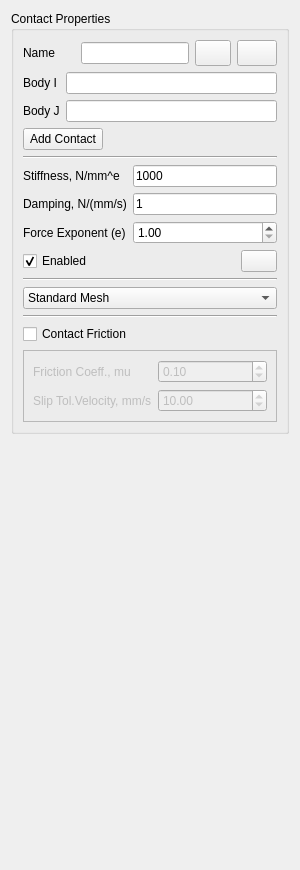
       <widget class="QWidget" name="pageContact">
        <layout class="QVBoxLayout" name="verticalLayout_29">
         <item>
          <widget class="QGroupBox" name="grbContacts">
           <property name="title">
            <string>Contact Properties</string>
           </property>
           <layout class="QVBoxLayout" name="verticalLayout_28">
            <item>
             <layout class="QGridLayout" name="gridLayout_40">
              <item row="0" column="0">
               <widget class="QLabel" name="label_60">
                <property name="text">
                 <string>Name      </string>
                </property>
               </widget>
              </item>
              <item row="0" column="1">
               <widget class="QLineEdit" name="Edit_ContactName">
                <property name="readOnly">
                 <bool>true</bool>
                </property>
               </widget>
              </item>
              <item row="0" column="2">
               <widget class="QPushButton" name="btnRenameContact">
                <property name="maximumSize">
                 <size>
                  <width>36</width>
                  <height>26</height>
                 </size>
                </property>
                <property name="toolTip">
                 <string>Rename Contact</string>
                </property>
                <property name="text">
                 <string/>
                </property>
                <property name="icon">
                 <iconset theme="QIcon::ThemeIcon::DocumentProperties"/>
                </property>
               </widget>
              </item>
              <item row="0" column="3">
               <widget class="QPushButton" name="btnDelContact">
                <property name="minimumSize">
                 <size>
                  <width>36</width>
                  <height>26</height>
                 </size>
                </property>
                <property name="toolTip">
                 <string>Delete Contact</string>
                </property>
                <property name="text">
                 <string/>
                </property>
                <property name="icon">
                 <iconset theme="QIcon::ThemeIcon::EditDelete"/>
                </property>
               </widget>
              </item>
             </layout>
            </item>
            <item>
             <layout class="QGridLayout" name="gridLayout_34">
              <item row="0" column="0">
               <widget class="QLabel" name="label_61">
                <property name="text">
                 <string>Body I</string>
                </property>
               </widget>
              </item>
              <item row="0" column="1">
               <widget class="QLineEdit" name="Edit_BodyI_Contact">
                <property name="toolTip">
                 <string>&lt;html&gt;&lt;head/&gt;&lt;body&gt;&lt;p&gt;Define first body in the Contact&lt;/p&gt;&lt;/body&gt;&lt;/html&gt;</string>
                </property>
                <property name="readOnly">
                 <bool>true</bool>
                </property>
               </widget>
              </item>
              <item row="1" column="0">
               <widget class="QLabel" name="label_64">
                <property name="text">
                 <string>Body J</string>
                </property>
               </widget>
              </item>
              <item row="1" column="1">
               <widget class="QLineEdit" name="Edit_BodyJ_Contact">
                <property name="toolTip">
                 <string>&lt;html&gt;&lt;head/&gt;&lt;body&gt;&lt;p&gt;Define second body in the Contact&lt;/p&gt;&lt;/body&gt;&lt;/html&gt;</string>
                </property>
                <property name="readOnly">
                 <bool>true</bool>
                </property>
               </widget>
              </item>
             </layout>
            </item>
            <item>
             <layout class="QFormLayout" name="formLayout_2">
              <item row="0" column="0">
               <widget class="QPushButton" name="btnAddContact">
                <property name="toolTip">
                 <string>Create new Contact</string>
                </property>
                <property name="text">
                 <string>Add Contact</string>
                </property>
               </widget>
              </item>
              <item row="0" column="1">
               <spacer name="horizontalSpacer_14">
                <property name="orientation">
                 <enum>Qt::Orientation::Horizontal</enum>
                </property>
                <property name="sizeHint" stdset="0">
                 <size>
                  <width>40</width>
                  <height>20</height>
                 </size>
                </property>
               </spacer>
              </item>
             </layout>
            </item>
            <item>
             <widget class="Line" name="line_6">
              <property name="orientation">
               <enum>Qt::Orientation::Horizontal</enum>
              </property>
             </widget>
            </item>
            <item>
             <layout class="QGridLayout" name="gridLayout_41">
              <item row="0" column="0">
               <widget class="QLabel" name="lblContactStiffness">
                <property name="text">
                 <string>Stiffness, N/mm^e</string>
                </property>
               </widget>
              </item>
              <item row="0" column="1">
               <widget class="QLineEdit" name="Edit_ContactStiffness">
                <property name="toolTip">
                 <string>&lt;html&gt;&lt;head/&gt;&lt;body&gt;&lt;p&gt;Define Contact Stiffness (k) for the normal force calculation&lt;/p&gt;&lt;/body&gt;&lt;/html&gt;</string>
                </property>
                <property name="text">
                 <string>1000</string>
                </property>
               </widget>
              </item>
              <item row="1" column="0">
               <widget class="QLabel" name="label_83">
                <property name="text">
                 <string>Damping, N/(mm/s)</string>
                </property>
               </widget>
              </item>
              <item row="1" column="1">
               <widget class="QLineEdit" name="Edit_ContactDamping">
                <property name="toolTip">
                 <string>&lt;html&gt;&lt;head/&gt;&lt;body&gt;&lt;p&gt;Define Contact Damping (C) for the normal force calculation&lt;/p&gt;&lt;/body&gt;&lt;/html&gt;</string>
                </property>
                <property name="text">
                 <string>1</string>
                </property>
               </widget>
              </item>
              <item row="2" column="0">
               <widget class="QLabel" name="label_84">
                <property name="text">
                 <string>Force Exponent (e)</string>
                </property>
               </widget>
              </item>
              <item row="2" column="1">
               <widget class="QDoubleSpinBox" name="dsbForceExponent">
                <property name="toolTip">
                 <string>&lt;html&gt;&lt;head/&gt;&lt;body&gt;&lt;p&gt;Define Contact Force Exponent (e) depending on the contact pattern on the Hertzian contact model. For example: e=1.0 for the flat Contact, e=1.5 for cylindrical or spherical Contact.&lt;/p&gt;&lt;/body&gt;&lt;/html&gt;</string>
                </property>
                <property name="minimum">
                 <double>1.000000000000000</double>
                </property>
                <property name="maximum">
                 <double>2.500000000000000</double>
                </property>
                <property name="singleStep">
                 <double>0.100000000000000</double>
                </property>
               </widget>
              </item>
             </layout>
            </item>
            <item>
             <layout class="QGridLayout" name="gridLayout_42">
              <item row="0" column="1">
               <spacer name="horizontalSpacer_15">
                <property name="orientation">
                 <enum>Qt::Orientation::Horizontal</enum>
                </property>
                <property name="sizeHint" stdset="0">
                 <size>
                  <width>40</width>
                  <height>20</height>
                 </size>
                </property>
               </spacer>
              </item>
              <item row="0" column="3">
               <widget class="QPushButton" name="btnUpdateContact">
                <property name="maximumSize">
                 <size>
                  <width>36</width>
                  <height>26</height>
                 </size>
                </property>
                <property name="toolTip">
                 <string>&lt;html&gt;&lt;head/&gt;&lt;body&gt;&lt;p&gt;Apply the Stiffness, Damping and force Exponent properties of the Contact&lt;/p&gt;&lt;/body&gt;&lt;/html&gt;</string>
                </property>
                <property name="text">
                 <string/>
                </property>
                <property name="icon">
                 <iconset theme="QIcon::ThemeIcon::SyncSynchronizing"/>
                </property>
               </widget>
              </item>
              <item row="0" column="0">
               <widget class="QCheckBox" name="chkEnabledContact">
                <property name="toolTip">
                 <string>&lt;html&gt;&lt;head/&gt;&lt;body&gt;&lt;p&gt;Enable / disable selected Contact in the Simulation&lt;/p&gt;&lt;/body&gt;&lt;/html&gt;</string>
                </property>
                <property name="text">
                 <string>Enabled</string>
                </property>
                <property name="checked">
                 <bool>true</bool>
                </property>
               </widget>
              </item>
             </layout>
            </item>
            <item>
             <widget class="Line" name="line_7">
              <property name="orientation">
               <enum>Qt::Orientation::Horizontal</enum>
              </property>
             </widget>
            </item>
            <item>
             <widget class="QComboBox" name="cmbContactMesh">
              <property name="toolTip">
               <string>&lt;html&gt;&lt;head/&gt;&lt;body&gt;&lt;p&gt;Define the Contact processing method:&lt;/p&gt;&lt;p&gt;1) Standard Mesh: original CAD geometry of the contacted Bodies is considered.&lt;/p&gt;&lt;p&gt;2) Fine Mesh: the Body mesh is subdivided to increase the accuracy of the contact processing. Note: Simulation time is increased.&lt;/p&gt;&lt;p&gt;3) Proxy Meshes (Convex Hulls) is for CAD models with internal holes, chamfers. Generation of the &amp;quot;Convex Hull&amp;quot; (shrink-wrapping the geometry) reduces fine meshed model to lower vertices, speeding up the collision math.&lt;/p&gt;&lt;p&gt;4) Decimation (Simplification): If a Convex Hull is too simple (e.g., we need the teeth of a gear to collide), we can use mesh decimation instead of subdivision.&lt;/p&gt;&lt;/body&gt;&lt;/html&gt;</string>
              </property>
              <property name="currentIndex">
               <number>0</number>
              </property>
              <item>
               <property name="text">
                <string>Standard Mesh</string>
               </property>
              </item>
              <item>
               <property name="text">
                <string>Fine Mesh</string>
               </property>
              </item>
              <item>
               <property name="text">
                <string>Decimate Mesh</string>
               </property>
              </item>
              <item>
               <property name="text">
                <string>Convex Hull</string>
               </property>
              </item>
             </widget>
            </item>
            <item>
             <widget class="Line" name="line_16">
              <property name="orientation">
               <enum>Qt::Orientation::Horizontal</enum>
              </property>
             </widget>
            </item>
            <item>
             <layout class="QGridLayout" name="gridLayout_44">
              <item row="0" column="0">
               <widget class="QCheckBox" name="chkContactFriction">
                <property name="toolTip">
                 <string>&lt;html&gt;&lt;head/&gt;&lt;body&gt;&lt;p&gt;Activate / deactivate the Contact Friction (defined as Regularized Coulomb Friction)&lt;/p&gt;&lt;/body&gt;&lt;/html&gt;</string>
                </property>
                <property name="text">
                 <string>Contact Friction</string>
                </property>
               </widget>
              </item>
              <item row="0" column="1">
               <spacer name="horizontalSpacer_16">
                <property name="orientation">
                 <enum>Qt::Orientation::Horizontal</enum>
                </property>
                <property name="sizeHint" stdset="0">
                 <size>
                  <width>40</width>
                  <height>20</height>
                 </size>
                </property>
               </spacer>
              </item>
             </layout>
            </item>
            <item>
             <widget class="QFrame" name="frmContactFriction">
              <property name="enabled">
               <bool>false</bool>
              </property>
              <property name="frameShape">
               <enum>QFrame::Shape::StyledPanel</enum>
              </property>
              <property name="frameShadow">
               <enum>QFrame::Shadow::Raised</enum>
              </property>
              <layout class="QVBoxLayout" name="verticalLayout_27">
               <item>
                <layout class="QGridLayout" name="gridLayout_43">
                 <item row="0" column="0">
                  <widget class="QLabel" name="label_81">
                   <property name="text">
                    <string>Friction Coeff., mu</string>
                   </property>
                  </widget>
                 </item>
                 <item row="0" column="1">
                  <widget class="QDoubleSpinBox" name="dsbContactFrictionCoeff">
                   <property name="toolTip">
                    <string>&lt;html&gt;&lt;head/&gt;&lt;body&gt;&lt;p&gt;Define the Friction Coefficient (mu)&lt;/p&gt;&lt;/body&gt;&lt;/html&gt;</string>
                   </property>
                   <property name="minimum">
                    <double>0.000000000000000</double>
                   </property>
                   <property name="maximum">
                    <double>2.000000000000000</double>
                   </property>
                   <property name="singleStep">
                    <double>0.010000000000000</double>
                   </property>
                   <property name="value">
                    <double>0.100000000000000</double>
                   </property>
                  </widget>
                 </item>
                 <item row="1" column="0">
                  <widget class="QLabel" name="label_80">
                   <property name="text">
                    <string>Slip Tol.Velocity, mm/s</string>
                   </property>
                  </widget>
                 </item>
                 <item row="1" column="1">
                  <widget class="QDoubleSpinBox" name="dsbTolVelocity">
                   <property name="toolTip">
                    <string>&lt;html&gt;&lt;head/&gt;&lt;body&gt;&lt;p&gt;Define the Slip Tolerance Velocity (V_tol) for the Regularized Coulomb Friction model.&lt;/p&gt;&lt;p&gt;If the relative velocity of the contacted Bodies exceeds V_tol, then Friction Force is calculated based on the specified Friction Coefficient: F_friction=mu*N.&lt;/p&gt;&lt;p&gt;If the relative velocity of the contacted Bodies is below V_tol, then Friction Force is smoothly reduced to 0.0 together with the relative velocity. &lt;/p&gt;&lt;/body&gt;&lt;/html&gt;</string>
                   </property>
                   <property name="minimum">
                    <double>0.100000000000000</double>
                   </property>
                   <property name="maximum">
                    <double>1000.000000000000000</double>
                   </property>
                   <property name="singleStep">
                    <double>1.000000000000000</double>
                   </property>
                   <property name="value">
                    <double>10.000000000000000</double>
                   </property>
                  </widget>
                 </item>
                </layout>
               </item>
              </layout>
             </widget>
            </item>
           </layout>
          </widget>
         </item>
         <item>
          <spacer name="verticalSpacer_7">
           <property name="orientation">
            <enum>Qt::Orientation::Vertical</enum>
           </property>
           <property name="sizeHint" stdset="0">
            <size>
             <width>20</width>
             <height>425</height>
            </size>
           </property>
          </spacer>
         </item>
        </layout>
       </widget>
